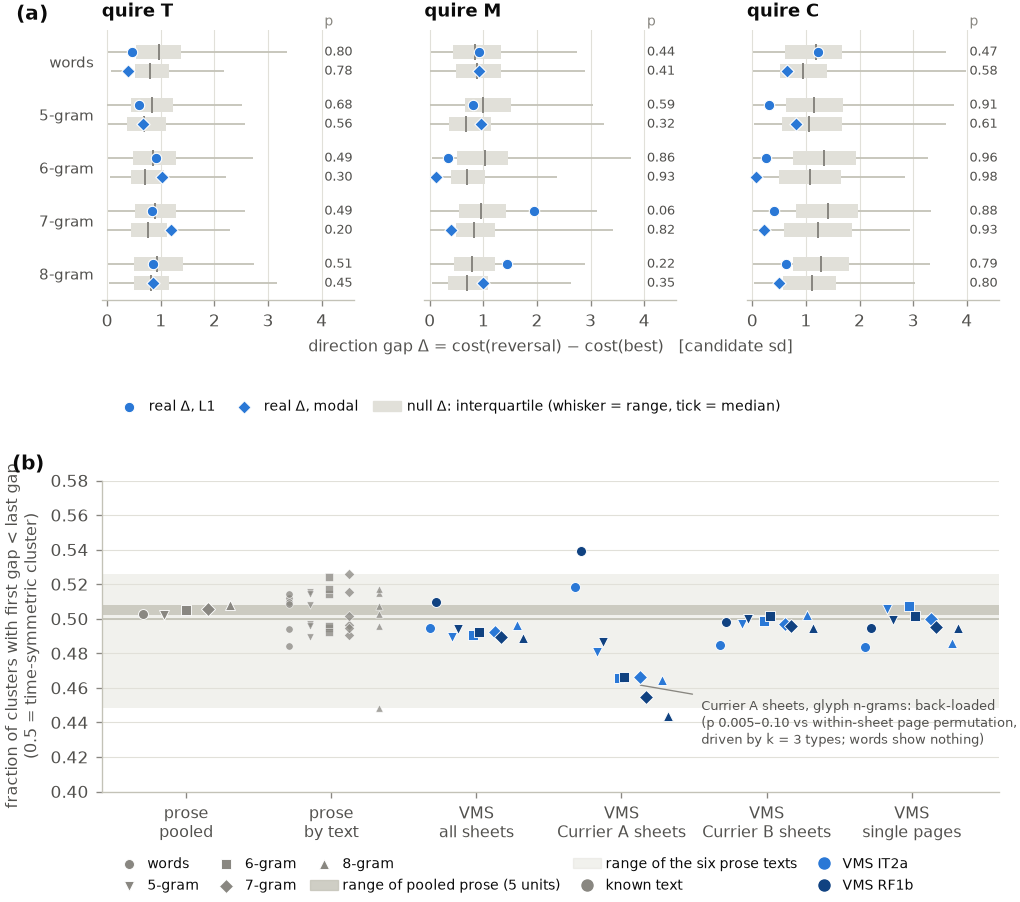

This figure's Python source:
"""fig_direction: is the reading direction along the sheet chain established?  No.

(a) Direction gap Δ = cost(reversal of best) − cost(best), in candidate-sd units, for the
    real contents (marker) against the null distribution of the same quantity on 200
    content shuffles (each shuffle's own best vs its reversal, so the selection effect is
    in the null).  Quires T, M, C; units words, 5..8-grams; metrics L1 and modal
    (nullshape run).  Source: quire_order_nullshape_{T,M,C}.json (null quantiles) and
    quire_order_direction_{T,M,C}.json (real Δ, p; IT2a).  docs/doubleton_gaps.md §16-17.
(b) Cluster front-loading: fraction of rare types (3-10 occurrences inside one segment)
    whose first inter-occurrence gap is shorter than the last.  0.5 = symmetric cluster.
    Prose: six known texts (1,500-token segments) and pooled; manuscript: sheets read
    a-r, a-v, b-r, b-v (all / Currier A / Currier B) and single pages, both
    transcriptions.  Source: burst_frontloading.json (§18).
"""
import json
import numpy as np
from style import *  # noqa

# ---------------------------------------------------------------- panel (a)
QUIRES = ["T", "M", "C"]
UNITS = ["words", "n5", "n6", "n7", "n8"]
UNIT_LBL = {"words": "words", "n5": "5-gram", "n6": "6-gram", "n7": "7-gram", "n8": "8-gram"}
METRICS = ["L1", "modal"]

fig = plt.figure(figsize=(W_FULL, 5.6))
gs = fig.add_gridspec(2, 3, height_ratios=[1, 1.15], hspace=0.62, wspace=0.28, left=0.09, right=0.98, top=0.93, bottom=0.08)
for qi, Q in enumerate(QUIRES):
    ax = fig.add_subplot(gs[0, qi])
    ns = json.load(open(f"../data/quire_order_nullshape_{Q}.json"))
    dr = json.load(open(f"../data/quire_order_direction_{Q}.json"))["IT2a"]
    for ui, u in enumerate(UNITS):
        for mi, m in enumerate(METRICS):
            y = ui + (mi - 0.5) * 0.36
            q = ns[u][m]["null_delta"]
            # null: min–max whisker, interquartile box, median tick
            ax.plot([q["min"], q["max"]], [y, y], color=C_NULL, lw=0.8, solid_capstyle="butt", zorder=1)
            ax.add_patch(plt.Rectangle((q["q25"], y - 0.13), q["q75"] - q["q25"], 0.26, color=GRID, lw=0, zorder=2))
            ax.plot([q["q50"], q["q50"]], [y - 0.13, y + 0.13], color=MUTED, lw=0.9, zorder=3)
            real = dr[u][m]["delta_sd"]; p = dr[u][m]["p_delta"]
            ax.scatter([real], [y], s=22 if m == "L1" else 18, marker="o" if m == "L1" else "D",
                       color=C_IT2A, edgecolor="white", linewidth=0.5, zorder=4,
                       label=(f"real Δ, {m}" if (qi == 0 and ui == 0) else None))
            ax.text(4.05, y, f"{p:.2f}", fontsize=5.9, color=INK2, va="center", ha="left")
    ax.set_ylim(len(UNITS) - 0.5, -0.6)
    ax.set_yticks(range(len(UNITS)))
    ax.set_yticklabels([UNIT_LBL[u] for u in UNITS] if qi == 0 else [""] * 5, fontsize=6.8)
    ax.set_xlim(-0.1, 4.6)
    ax.set_xticks([0, 1, 2, 3, 4])
    ax.grid(axis="x", color=GRID, lw=0.5)
    ax.grid(axis="y", visible=False)
    ax.tick_params(axis="y", length=0)
    ax.spines["left"].set_visible(False)
    ax.set_title(f"quire {Q}", fontsize=8, loc="left")
    ax.text(4.05, -0.62, "p", fontsize=6.2, color=MUTED, ha="left", va="bottom")
    if qi == 1:
        ax.set_xlabel("direction gap Δ = cost(reversal) − cost(best)   [candidate sd]", fontsize=7.2)
    if qi == 0:
        panel_label(ax, "(a)", x=-0.34, y=1.02)
        h, l = ax.get_legend_handles_labels()
        from matplotlib.patches import Patch
        h += [Patch(color=GRID, label="null Δ: interquartile range (whisker = range, tick = median)")]
        l += ["null Δ: interquartile (whisker = range, tick = median)"]
        ax.legend(h, l, loc="upper left", bbox_to_anchor=(0.0, -0.32), ncol=3, fontsize=6.4, frameon=False,
                  handletextpad=0.4, columnspacing=1.0)

# ---------------------------------------------------------------- panel (b)
f = json.load(open("../data/burst_frontloading.json"))
ax = fig.add_subplot(gs[1, :])
units = ["words", "n5", "n6", "n7", "n8"]
texts = ["la_isidorus", "la_seneca_nq", "de_bullinger", "it_decameron", "it_commedia", "it_orlando_furioso"]
tlbl = {"la_isidorus": "Isidore", "la_seneca_nq": "Seneca", "de_bullinger": "Bullinger", "it_decameron": "Decameron",
        "it_commedia": "Commedia", "it_orlando_furioso": "Orlando F."}
groups = [("prose\npooled", None), ("prose\nby text", None), ("VMS\nall sheets", "all sheets"),
          ("VMS\nCurrier A sheets", "Currier A sheets"), ("VMS\nCurrier B sheets", "Currier B sheets"), ("VMS\nsingle pages", "pages")]
xs = np.arange(len(groups))
ax.axhline(0.5, color=AXIS, lw=0.8, zorder=1)
pooled_vals = [f["corpus"]["pooled"][u]["all"]["frac_first_lt_last"] for u in units]
bytext_vals = [f["corpus"][t][u]["all"]["frac_first_lt_last"] for t in texts for u in units]
ax.axhspan(min(bytext_vals), max(bytext_vals), color=GRID, alpha=0.45, lw=0, zorder=0)
ax.axhspan(min(pooled_vals), max(pooled_vals), color=C_NULL, alpha=0.8, lw=0, zorder=0)
off = np.linspace(-0.3, 0.3, len(units))
umark = {"words": "o", "n5": "v", "n6": "s", "n7": "D", "n8": "^"}
for ui, u in enumerate(units):
    # pooled prose
    v = f["corpus"]["pooled"][u]["all"]["frac_first_lt_last"]
    ax.scatter(xs[0] + off[ui], v, marker=umark[u], s=20, color=C_KNOWN, edgecolor="white", linewidth=0.4, zorder=4,
               label=UNIT_LBL[u])
    # by text
    for t in texts:
        v = f["corpus"][t][u]["all"]["frac_first_lt_last"]
        ax.scatter(xs[1] + off[ui] + np.random.default_rng(ui).uniform(-0.03, 0.03), v, marker=umark[u], s=11,
                   color=C_KNOWN, alpha=0.75, edgecolor="white", linewidth=0.3, zorder=3)
    # manuscript
    for gi, (glbl, key) in enumerate(groups[2:], start=2):
        for tr, col, dx in (("IT2a", C_IT2A, -0.02), ("RF1b", C_RF1B, 0.02)):
            v = f["vms"][tr][key][u]["all"]["frac_first_lt_last"]
            ax.scatter(xs[gi] + off[ui] + dx, v, marker=umark[u], s=20, color=col, edgecolor="white", linewidth=0.4, zorder=4)
# transcription legend proxies
from matplotlib.lines import Line2D
h, l = ax.get_legend_handles_labels()
from matplotlib.patches import Patch
h += [Patch(color=C_NULL, alpha=0.8), Patch(color=GRID, alpha=0.45)]
l += ["range of pooled prose (5 units)", "range of the six prose texts"]
h += [Line2D([], [], marker="o", ls="", color=C_KNOWN, label="known text"),
      Line2D([], [], marker="o", ls="", color=C_IT2A, label="VMS IT2a"),
      Line2D([], [], marker="o", ls="", color=C_RF1B, label="VMS RF1b")]
l += ["known text", "VMS IT2a", "VMS RF1b"]
ax.legend(h, l, loc="upper left", bbox_to_anchor=(0.0, -0.17), ncol=5, fontsize=6.4, frameon=False, handletextpad=0.3, columnspacing=0.9)
ax.set_xticks(xs)
ax.set_xticklabels([g[0] for g in groups], fontsize=7)
ax.set_ylabel("fraction of clusters with first gap < last gap\n(0.5 = time-symmetric cluster)", fontsize=7.2)
ax.set_ylim(0.40, 0.58)
ax.annotate("Currier A sheets, glyph n-grams: back-loaded\n(p 0.005–0.10 vs within-sheet page permutation,\ndriven by k = 3 types; words show nothing)",
            xy=(xs[3] + 0.1, 0.462), xytext=(xs[3] + 0.55, 0.425), fontsize=6.0, color=INK2, ha="left", va="bottom",
            arrowprops=dict(arrowstyle="-", color=MUTED, lw=0.6))
panel_label(ax, "(b)", x=-0.1, y=1.02)
save(fig, "fig_direction")
print("ok")
